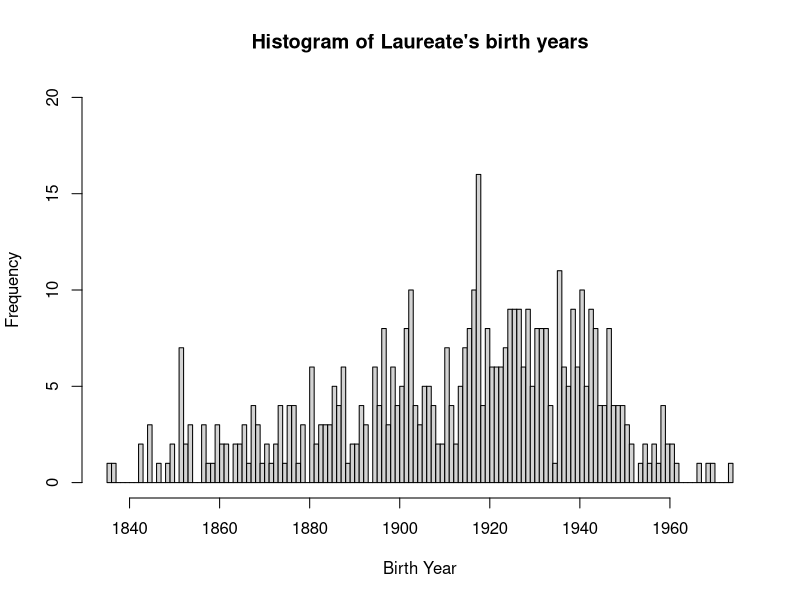

Generate this figure with R:
library('tidyverse')
library('lubridate')
Nobel <- read.csv('NobelPrize1830-2000.csv')

summary(Nobel)

#http://rstudio-pubs-static.s3.amazonaws.com/7953_4e3efd5b9415444ca065b1167862c349.html

Nobel$birthYear <- as.Date(Nobel$birthYear, format = "%Y-%m-%d")
Nobel$birthYear <- format(Nobel$birthYear, format = "%Y")
Nobel$birthYear

Nobel$birthYear <- as.numeric(Nobel$birthYear)

hist(Nobel$birthYear, #x value
     breaks = 150, #number of cells
     xlab = "Birth Year",  #x-axis label
     main = "Histogram of Laureate's birth years", #plot title
     ylim = c(0, 20))


